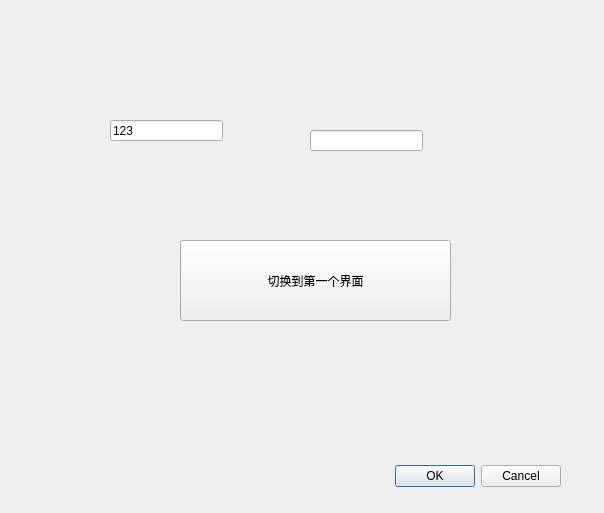
<?xml version="1.0" encoding="UTF-8"?>
<ui version="4.0">
 <class>Dialog</class>
 <widget class="QDialog" name="Dialog">
  <property name="geometry">
   <rect>
    <x>0</x>
    <y>0</y>
    <width>604</width>
    <height>513</height>
   </rect>
  </property>
  <property name="windowTitle">
   <string>Dialog</string>
  </property>
  <widget class="QDialogButtonBox" name="buttonBox">
   <property name="geometry">
    <rect>
     <x>220</x>
     <y>460</y>
     <width>341</width>
     <height>32</height>
    </rect>
   </property>
   <property name="orientation">
    <enum>Qt::Horizontal</enum>
   </property>
   <property name="standardButtons">
    <set>QDialogButtonBox::Cancel|QDialogButtonBox::Ok</set>
   </property>
  </widget>
  <widget class="QPushButton" name="pushButton">
   <property name="geometry">
    <rect>
     <x>180</x>
     <y>240</y>
     <width>271</width>
     <height>81</height>
    </rect>
   </property>
   <property name="text">
    <string>切换到第一个界面</string>
   </property>
  </widget>
  <widget class="QLineEdit" name="lineEdit_senddata">
   <property name="geometry">
    <rect>
     <x>110</x>
     <y>120</y>
     <width>113</width>
     <height>21</height>
    </rect>
   </property>
   <property name="text">
    <string>123</string>
   </property>
  </widget>
  <widget class="QLineEdit" name="lineEdit_getdata">
   <property name="geometry">
    <rect>
     <x>310</x>
     <y>130</y>
     <width>113</width>
     <height>21</height>
    </rect>
   </property>
  </widget>
 </widget>
 <resources/>
 <connections>
  <connection>
   <sender>buttonBox</sender>
   <signal>accepted()</signal>
   <receiver>Dialog</receiver>
   <slot>accept()</slot>
   <hints>
    <hint type="sourcelabel">
     <x>248</x>
     <y>254</y>
    </hint>
    <hint type="destinationlabel">
     <x>157</x>
     <y>274</y>
    </hint>
   </hints>
  </connection>
  <connection>
   <sender>buttonBox</sender>
   <signal>rejected()</signal>
   <receiver>Dialog</receiver>
   <slot>reject()</slot>
   <hints>
    <hint type="sourcelabel">
     <x>316</x>
     <y>260</y>
    </hint>
    <hint type="destinationlabel">
     <x>286</x>
     <y>274</y>
    </hint>
   </hints>
  </connection>
 </connections>
</ui>
